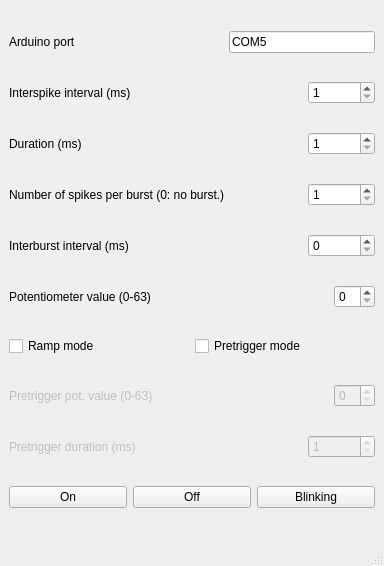
<?xml version="1.0" encoding="UTF-8"?>
<ui version="4.0">
 <class>MainWindow</class>
 <widget class="QMainWindow" name="MainWindow">
  <property name="geometry">
   <rect>
    <x>0</x>
    <y>0</y>
    <width>384</width>
    <height>566</height>
   </rect>
  </property>
  <property name="windowTitle">
   <string>pyRhodopsin</string>
  </property>
  <widget class="QWidget" name="centralwidget">
   <layout class="QVBoxLayout" name="verticalLayout">
    <item>
     <layout class="QHBoxLayout" name="horizontalLayout_6">
      <item>
       <widget class="QLabel" name="label_5">
        <property name="text">
         <string>Arduino port</string>
        </property>
       </widget>
      </item>
      <item>
       <spacer name="horizontalSpacer_5">
        <property name="orientation">
         <enum>Qt::Horizontal</enum>
        </property>
        <property name="sizeHint" stdset="0">
         <size>
          <width>40</width>
          <height>20</height>
         </size>
        </property>
       </spacer>
      </item>
      <item>
       <widget class="QLineEdit" name="comLineEdit">
        <property name="text">
         <string>COM5</string>
        </property>
       </widget>
      </item>
     </layout>
    </item>
    <item>
     <layout class="QHBoxLayout" name="horizontalLayout">
      <item>
       <widget class="QLabel" name="label">
        <property name="text">
         <string>Interspike interval (ms)</string>
        </property>
       </widget>
      </item>
      <item>
       <spacer name="horizontalSpacer_4">
        <property name="orientation">
         <enum>Qt::Horizontal</enum>
        </property>
        <property name="sizeHint" stdset="0">
         <size>
          <width>40</width>
          <height>20</height>
         </size>
        </property>
       </spacer>
      </item>
      <item>
       <widget class="QSpinBox" name="isiSpinBox">
        <property name="minimum">
         <number>1</number>
        </property>
        <property name="maximum">
         <number>100000</number>
        </property>
       </widget>
      </item>
     </layout>
    </item>
    <item>
     <layout class="QHBoxLayout" name="horizontalLayout_2">
      <item>
       <widget class="QLabel" name="label_2">
        <property name="text">
         <string>Duration (ms)</string>
        </property>
       </widget>
      </item>
      <item>
       <spacer name="horizontalSpacer_3">
        <property name="orientation">
         <enum>Qt::Horizontal</enum>
        </property>
        <property name="sizeHint" stdset="0">
         <size>
          <width>40</width>
          <height>20</height>
         </size>
        </property>
       </spacer>
      </item>
      <item>
       <widget class="QSpinBox" name="durationSpinBox">
        <property name="minimum">
         <number>1</number>
        </property>
        <property name="maximum">
         <number>100000</number>
        </property>
       </widget>
      </item>
     </layout>
    </item>
    <item>
     <layout class="QHBoxLayout" name="horizontalLayout_4">
      <item>
       <widget class="QLabel" name="label_3">
        <property name="text">
         <string>Number of spikes per burst (0: no burst.)</string>
        </property>
       </widget>
      </item>
      <item>
       <spacer name="horizontalSpacer_2">
        <property name="orientation">
         <enum>Qt::Horizontal</enum>
        </property>
        <property name="sizeHint" stdset="0">
         <size>
          <width>40</width>
          <height>20</height>
         </size>
        </property>
       </spacer>
      </item>
      <item>
       <widget class="QSpinBox" name="nspikesSpinBox">
        <property name="minimum">
         <number>1</number>
        </property>
        <property name="maximum">
         <number>100000</number>
        </property>
       </widget>
      </item>
     </layout>
    </item>
    <item>
     <layout class="QHBoxLayout" name="horizontalLayout_5">
      <item>
       <widget class="QLabel" name="label_4">
        <property name="text">
         <string>Interburst interval (ms)</string>
        </property>
       </widget>
      </item>
      <item>
       <spacer name="horizontalSpacer">
        <property name="orientation">
         <enum>Qt::Horizontal</enum>
        </property>
        <property name="sizeHint" stdset="0">
         <size>
          <width>40</width>
          <height>20</height>
         </size>
        </property>
       </spacer>
      </item>
      <item>
       <widget class="QSpinBox" name="ibiSpinBox">
        <property name="maximum">
         <number>100000</number>
        </property>
       </widget>
      </item>
     </layout>
    </item>
    <item>
     <layout class="QHBoxLayout" name="horizontalLayout_7">
      <item>
       <widget class="QLabel" name="label_6">
        <property name="enabled">
         <bool>true</bool>
        </property>
        <property name="text">
         <string>Potentiometer value (0-63)</string>
        </property>
       </widget>
      </item>
      <item>
       <spacer name="horizontalSpacer_6">
        <property name="enabled">
         <bool>true</bool>
        </property>
        <property name="orientation">
         <enum>Qt::Horizontal</enum>
        </property>
        <property name="sizeHint" stdset="0">
         <size>
          <width>40</width>
          <height>20</height>
         </size>
        </property>
       </spacer>
      </item>
      <item>
       <widget class="QSpinBox" name="potSpinBox">
        <property name="enabled">
         <bool>true</bool>
        </property>
        <property name="maximum">
         <number>63</number>
        </property>
       </widget>
      </item>
     </layout>
    </item>
    <item>
     <layout class="QHBoxLayout" name="horizontalLayout_8">
      <item>
       <widget class="QCheckBox" name="rampCheckBox">
        <property name="text">
         <string>Ramp mode</string>
        </property>
       </widget>
      </item>
      <item>
       <widget class="QCheckBox" name="pretriggerCheckBox">
        <property name="text">
         <string>Pretrigger mode</string>
        </property>
       </widget>
      </item>
     </layout>
    </item>
    <item>
     <layout class="QHBoxLayout" name="horizontalLayout_9">
      <item>
       <widget class="QLabel" name="label_7">
        <property name="enabled">
         <bool>false</bool>
        </property>
        <property name="text">
         <string>Pretrigger pot. value (0-63)</string>
        </property>
       </widget>
      </item>
      <item>
       <spacer name="horizontalSpacer_7">
        <property name="orientation">
         <enum>Qt::Horizontal</enum>
        </property>
        <property name="sizeHint" stdset="0">
         <size>
          <width>40</width>
          <height>20</height>
         </size>
        </property>
       </spacer>
      </item>
      <item>
       <widget class="QSpinBox" name="potPretSpinBox">
        <property name="enabled">
         <bool>false</bool>
        </property>
        <property name="maximum">
         <number>63</number>
        </property>
       </widget>
      </item>
     </layout>
    </item>
    <item>
     <layout class="QHBoxLayout" name="horizontalLayout_10">
      <item>
       <widget class="QLabel" name="label_8">
        <property name="enabled">
         <bool>false</bool>
        </property>
        <property name="text">
         <string>Pretrigger duration (ms)</string>
        </property>
       </widget>
      </item>
      <item>
       <spacer name="horizontalSpacer_8">
        <property name="orientation">
         <enum>Qt::Horizontal</enum>
        </property>
        <property name="sizeHint" stdset="0">
         <size>
          <width>40</width>
          <height>20</height>
         </size>
        </property>
       </spacer>
      </item>
      <item>
       <widget class="QSpinBox" name="pretriggerDurationSpinBox">
        <property name="enabled">
         <bool>false</bool>
        </property>
        <property name="minimum">
         <number>1</number>
        </property>
        <property name="maximum">
         <number>100000</number>
        </property>
       </widget>
      </item>
     </layout>
    </item>
    <item>
     <layout class="QHBoxLayout" name="horizontalLayout_3">
      <item>
       <widget class="QPushButton" name="OnPushButton">
        <property name="text">
         <string>On</string>
        </property>
       </widget>
      </item>
      <item>
       <widget class="QPushButton" name="offPushButton">
        <property name="text">
         <string>Off</string>
        </property>
       </widget>
      </item>
      <item>
       <widget class="QPushButton" name="blinkPushButton">
        <property name="text">
         <string>Blinking</string>
        </property>
       </widget>
      </item>
     </layout>
    </item>
   </layout>
  </widget>
  <widget class="QStatusBar" name="statusbar"/>
 </widget>
 <resources/>
 <connections/>
</ui>
